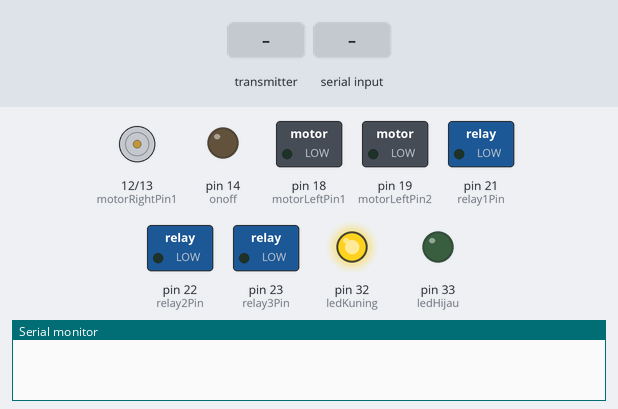
A sketch run on a simulated Arduino Mega 2560, built with avr-gcc and run on an emulated ATmega2560. On the bench: motor-driver pin pairs drawn as motors (green arrow = first pin HIGH = forward, orange = second pin HIGH = backward, longer = more drive), switched loads named in the sketch (green lamp = pin HIGH), output pins drawn as LEDs (lit = HIGH), the last lines printed to the serial monitor. The inputs (shaded band) are chosen by the test bench.

Above: at 1.2 s.
1.3 s: the transmitter starts sending readChannel.2 = 1000
At 1.8 s:
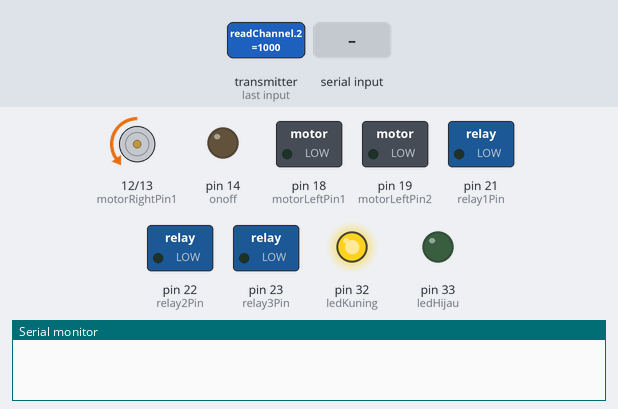
2.8 s: the transmitter starts sending readChannel.0 = 1000
At 3.2 s:
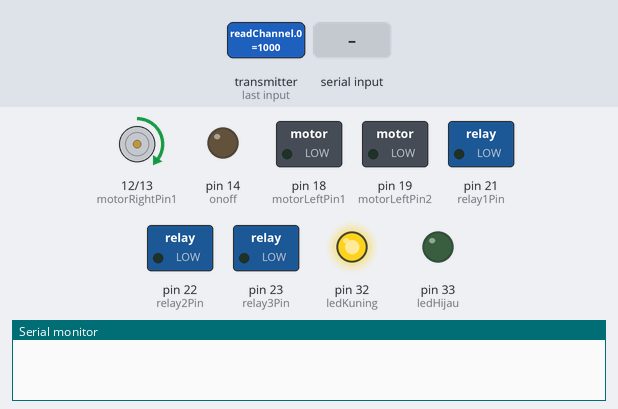
4.3 s: the transmitter starts sending readChannel.4 = 2000
At 5.5 s:
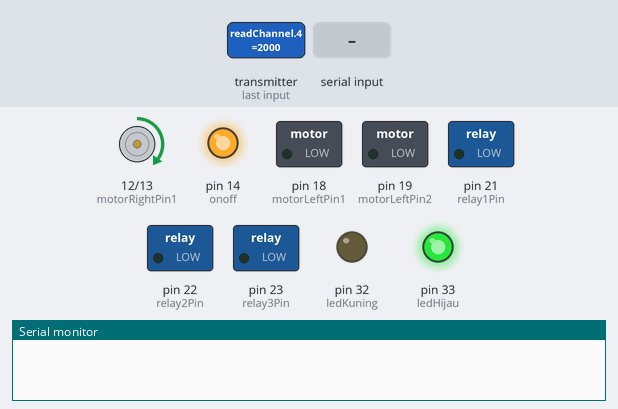
5.8 s: "error_\n" received over Serial
At 7.7 s:
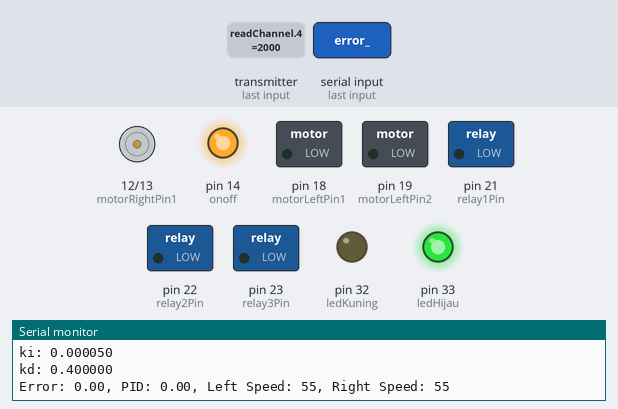
8.3 s: "KA\n" received over Serial
At 9.4 s:
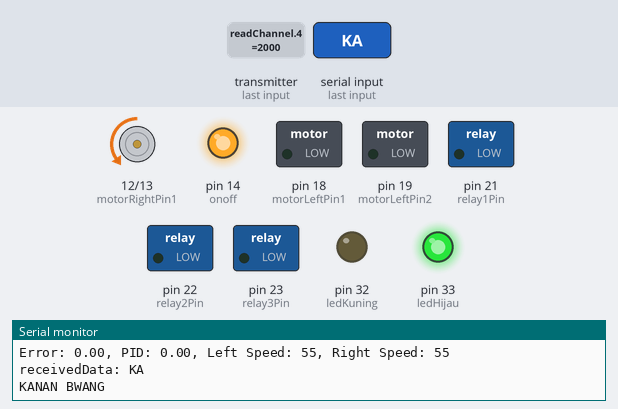
9.8 s: "error_90\n" received over Serial
Timing chart, 0 to 13.8 s (numbered marks = the images above; inputs shaded):
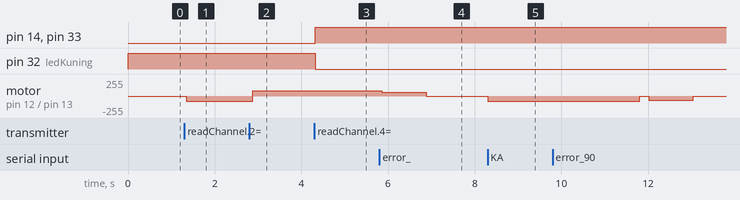

The sketch:

AMv9juni.ino
```cpp
#include <IBusBM.h>

IBusBM IBus;

///driver
int motorRightPin1 = 12;
int motorRightPin2 = 13;

int motorLeftPin1 = 18;
int motorLeftPin2 = 19;

/// pompa 1
int relay1Pin = 21;
/// pompa 2
int relay2Pin = 22;
/// fan dc
int relay3Pin = 23;
// kirim sinyal 0/1 ke jetson
int onoff =14;
/// indikator mode manual
int ledKuning = 32;
/// indikator mode otomatis
int ledHijau = 33;

///durasi belok
int turnDuration = 3500;

int motorSpeed;
int motorTurn;

unsigned long lastCommandTime = 0;
unsigned long lastReceiveTime = 0; // variabel untuk waktu terakhir menerima data

unsigned long previousTime = 0;
unsigned long sampleTime = 100; // Interval waktu untuk perhitungan PID

const unsigned long timeoutDuration = 100;
const unsigned long timeoutDurationSTOP = 500;
const unsigned long timeoutDurationError = 500;
const unsigned long stopDuration = 1000; // Durasi untuk berhenti setelah tidak menerima data


String receivedData;
float errorValue;

float previousError = 0;
float integral = 0;
float pidValue = 0;

float kp = 3.5;
float ki = 0.00005;
float kd = 0.4;

///channel FS
int ch_3, ch_1, ch_5, ch_6, ch_7, ch_8;

void setup() {
  Serial.begin(115200);
  IBus.begin(Serial2,1);

  pinMode(relay1Pin, OUTPUT);
  pinMode(relay2Pin, OUTPUT);
  pinMode(relay3Pin, OUTPUT);
  pinMode(onoff, OUTPUT);
  pinMode(ledKuning, OUTPUT);
  pinMode(ledHijau, OUTPUT);
  pinMode(motorRightPin1, OUTPUT);
  pinMode(motorRightPin2, OUTPUT);
  pinMode(motorLeftPin1, OUTPUT);
  pinMode(motorLeftPin2, OUTPUT);
  digitalWrite(relay1Pin, LOW);
  digitalWrite(relay2Pin, LOW);
  digitalWrite(relay3Pin, LOW);
  digitalWrite(onoff, LOW);
  digitalWrite(ledKuning, LOW);
  digitalWrite(ledHijau, LOW);
  analogWrite(motorRightPin1, 0);
  analogWrite(motorRightPin2, 0);
  analogWrite(motorLeftPin1, 0);
  analogWrite(motorLeftPin2, 0);
}

void loop() {

  /// maju mundur
  ch_3 = IBus.readChannel(2);

  /// belok kanan kiri
  ch_1 = IBus.readChannel(0);

  /// auto manual
  ch_5 = IBus.readChannel(4);

  /// fan DC
  ch_6 = IBus.readChannel(5);

  /// pompa 1
  ch_7 = IBus.readChannel(6);

  /// pompa 2
  ch_8 = IBus.readChannel(7);

  motorSpeed = map(ch_3, 1000, 2000, -80, 80);
  motorTurn = map(ch_1, 1000, 2000, -80, 80);

  if (ch_5 > 1500) {
    digitalWrite(onoff, HIGH);
    digitalWrite(ledKuning, LOW);
    digitalWrite(ledHijau, HIGH);
    ch_1 = 1500;
    ch_3 = 1500;
    ch_5 = 1500;
    ch_6 = 1500;
    ch_7 = 1500;
    ch_8 = 1500;
    otomatis();
  }

  else {
    digitalWrite(ledKuning, HIGH);
    digitalWrite(ledHijau, LOW);
    digitalWrite(onoff, LOW);
    if (motorTurn > 5){
      kanan(motorTurn, motorTurn);
  //    kananN(motorTurn, motorTurn);/
    } else if (motorTurn < -5){
      kiri(motorTurn, motorTurn);
  //    kiriI(motorTurn, motorTurn);/
    } else if (motorSpeed < 5 && motorSpeed > -5 && motorTurn > -5 && motorTurn < 5){
      stopp();
    }
      else if (motorSpeed > 5 && motorTurn > -5 && motorTurn < 5){
      maju(motorSpeed, motorSpeed);
    } else if (motorSpeed < 5 && motorTurn > -5 && motorTurn < 5){
      mundur(motorSpeed, motorSpeed);
    }


    if (ch_7 > 1500) {
      digitalWrite(relay1Pin, HIGH);
    } else {
      digitalWrite(relay1Pin, LOW);
    }

    if (ch_8 > 1500) {
      digitalWrite(relay2Pin, HIGH);
    } else {
      digitalWrite(relay2Pin, LOW);
    }

    if (ch_6 > 1500) {
      digitalWrite(relay3Pin, HIGH);
    } else {
      digitalWrite(relay3Pin, LOW);
    }

  }

  delay(100);

}

void maju(int leftSpeed, int rightSpeed) {
  analogWrite(motorLeftPin1, abs(leftSpeed));
  analogWrite(motorLeftPin2, 0);
  analogWrite(motorRightPin1, abs(rightSpeed));
  analogWrite(motorRightPin2, 0);
}

void mundur(int leftSpeed, int rightSpeed) {
  analogWrite(motorLeftPin1, 0);
  analogWrite(motorLeftPin2, abs(leftSpeed));
  analogWrite(motorRightPin1, 0);
  analogWrite(motorRightPin2, abs(rightSpeed));
}

void kanan(int leftSpeed, int rightSpeed) {
  analogWrite(motorLeftPin1, abs(leftSpeed));
  analogWrite(motorLeftPin2, 0);
  analogWrite(motorRightPin1, 0);
  analogWrite(motorRightPin2, abs(rightSpeed));
}

void kiri(int leftSpeed, int rightSpeed) {
  analogWrite(motorLeftPin1, 0);
  analogWrite(motorLeftPin2, abs(leftSpeed));
  analogWrite(motorRightPin1, abs(rightSpeed));
  analogWrite(motorRightPin2, 0);
}

void majuU() {
  analogWrite(motorLeftPin1, 45);
  analogWrite(motorLeftPin2, 0);
  analogWrite(motorRightPin1, 45);
  analogWrite(motorRightPin2, 0);
}

void kananUJ() {
  analogWrite(motorLeftPin1, 70);
  analogWrite(motorLeftPin2, 0);
  analogWrite(motorRightPin1, 0);
  analogWrite(motorRightPin2, 32);
}

void kiriUJ() {
  analogWrite(motorLeftPin1, 0);
  analogWrite(motorLeftPin2, 32);
  analogWrite(motorRightPin1, 70);
  analogWrite(motorRightPin2, 0);
}

void stopp() {
  analogWrite(motorLeftPin1, 0);
  analogWrite(motorLeftPin2, 0);
  analogWrite(motorRightPin1, 0);
  analogWrite(motorRightPin2, 0);
}

void otomatis() {
  unsigned long currentTime = millis();
  unsigned long elapsedTime = currentTime - previousTime;

  // Pastikan waktu yang telah berlalu mencapai sampleTime sebelum melakukan perhitungan PID
  if (elapsedTime >= sampleTime) {
    // Reset previousTime ke currentTime
    previousTime = currentTime;

    if (Serial.available() > 0) {
      receivedData = Serial.readStringUntil('\n');
      Serial.print("receivedData: ");
      Serial.println(receivedData);
      lastReceiveTime = millis();

      if (receivedData.startsWith("error_")) {
        errorValue = receivedData.substring(6).toFloat();
//        Serial.print("errorValue: ");
//        Serial.println(errorValue);
        if (currentTime - lastCommandTime > timeoutDuration) {
          float derivative = errorValue - previousError;
          pidValue = calculatePID(errorValue, integral, derivative);
          previousError = errorValue;
          integral += errorValue;

          adjustMotorSpeeds(pidValue);
//          lastCommandTime = millis();
          lastCommandTime = currentTime;
        }
      }

      else if (receivedData == "KI") {
//        if (millis() - lastCommandTime > timeoutDurationKI) {
        Serial.println("KIRI BWANG");
        Serial.println("");
//        majuU();
//        delay(3000);
        kiriUJ();
        delay(turnDuration);
//        stopp();
//        delay(500);
//          lastCommandTime = currentTime;
        lastCommandTime = millis();
//        }
      }

      else if (receivedData == "KA") {
//        if (millis() - lastCommandTime > timeoutDurationKA) {
        Serial.println("KANAN BWANG");
        Serial.println("");
//        majuU();
//        delay(3000);
        kananUJ();
        delay(turnDuration);
//        stopp();
//        delay(500);
//          lastCommandTime = currentTime;
        lastCommandTime = millis();
//        }
      }

      else if (receivedData == "MD") {
        if (millis() - lastCommandTime) {
          Serial.println("MAJU DIKIT BWANG");
          Serial.println("");
          majuU();
//          stopp();
//          delay(1000);
//          lastCommandTime = currentTime;
          lastCommandTime = millis();
        }
      }

      else {
        handleSerialInput(receivedData);
      }
    }

    // Stop motor jika tidak ada data yang diterima lagi
    if (millis() - lastReceiveTime > stopDuration && lastReceiveTime != 0) {
      stopp();
      delay(100);
    }

  }
}

void handleSerialInput(String input) {
  if (input.startsWith("p=")) {
    kp = input.substring(2).toFloat();
//    Serial.print("Kp diatur ke: ");
//    Serial.println(kp);
  } else if (input.startsWith("i=")) {
    ki = input.substring(2).toFloat();
//    Serial.print("Ki diatur ke: ");
//    Serial.println(ki);
  } else if (input.startsWith("d=")) {
    kd = input.substring(2).toFloat();
//    Serial.print("Kd diatur ke: ");
//    Serial.println(kd);
  }
}

float calculatePID(float errorValue, float integral, float derivative) {
  float pidValue = kp * errorValue + ki * integral + kd * derivative;
  Serial.print("kp: ");
  Serial.println(kp, 6);
  Serial.print("ki: ");
  Serial.println(ki, 6);
  Serial.print("kd: ");
  Serial.println(kd, 6);
//  Serial.print("errorValue: ");
//  Serial.println(errorValue);
//  Serial.print("pidValue: ");
//  Serial.println(pidValue, 6);
//  Serial.println(" ");
  return pidValue;
}

// PID UNTUK LURUS
void adjustMotorSpeeds(float pidValue) {
//  int maxMotorSpeed = 50; // Maximum speed value
//  int minMotorSpeed = -50; // Minimum speed value (for reverse)
  int maxMotorSpeed = 65;// Maximum speed value
  int minMotorSpeed = -65; // Minimum speed value (for reverse)

  // Calculate base speeds
//  int baseSpeed = 40; // Base speed for both motors
  int baseSpeed = 55;// Base speed for both motors

  // Adjust speeds based on PID value
  int rightSpeed = baseSpeed - pidValue;
  int leftSpeed = baseSpeed + pidValue;

  // Constrain speeds to maximum and minimum limits
  leftSpeed = constrain(leftSpeed, minMotorSpeed, maxMotorSpeed);
  rightSpeed = constrain(rightSpeed, minMotorSpeed, maxMotorSpeed);

  // Control left motor
  if (leftSpeed >= 0) {
    analogWrite(motorLeftPin1, abs(leftSpeed));
    analogWrite(motorLeftPin2, 0);
  } else {
    analogWrite(motorLeftPin1, 0);
    analogWrite(motorLeftPin2, abs(leftSpeed)); // Use abs() to ensure positive value
  }

  // Control right motor
  if (rightSpeed >= 0) {
    analogWrite(motorRightPin1, abs(rightSpeed));
    analogWrite(motorRightPin2, 0);
  } else {
    analogWrite(motorRightPin1, 0);
    analogWrite(motorRightPin2, abs(rightSpeed)); // Use abs() to ensure positive value
  }

//  Serial.print("Time: ");
//  Serial.print(millis());
  Serial.print("Error: ");
//  Serial.print(",");
  Serial.print(errorValue);
  Serial.print(", PID: ");
//  Serial.print(",");
  Serial.print(pidValue);
  Serial.print(", Left Speed: ");
//  Serial.print(",");
  Serial.print(leftSpeed);
  Serial.print(", Right Speed: ");
//  Serial.print(",");
  Serial.println(rightSpeed);
}

void manual() {
  if (ch_5 < 1500) {
    stopp();
  }
}
```

Measured:
- after the input at 1.3 s, motor on pin 12 (motorRightPin1) / pin 13 (motorRightPin2): stopped → backward 80/255 at once
- after the input at 2.8 s, motor on pin 12 (motorRightPin1) / pin 13 (motorRightPin2): backward 80/255 → forward 80/255 after 0.08 s
- after the input at 4.3 s, pin 14 (onoff), pin 33 (ledHijau): LOW → HIGH at once; pin 32 (ledKuning): HIGH → LOW at once
- after the input at 5.8 s, motor on pin 12 (motorRightPin1) / pin 13 (motorRightPin2): forward 80/255 → forward 55/255 after 0.06 s, → stopped 1.0 s later
- after the input at 8.3 s, motor on pin 12 (motorRightPin1) / pin 13 (motorRightPin2): stopped → backward 80/255 at once
